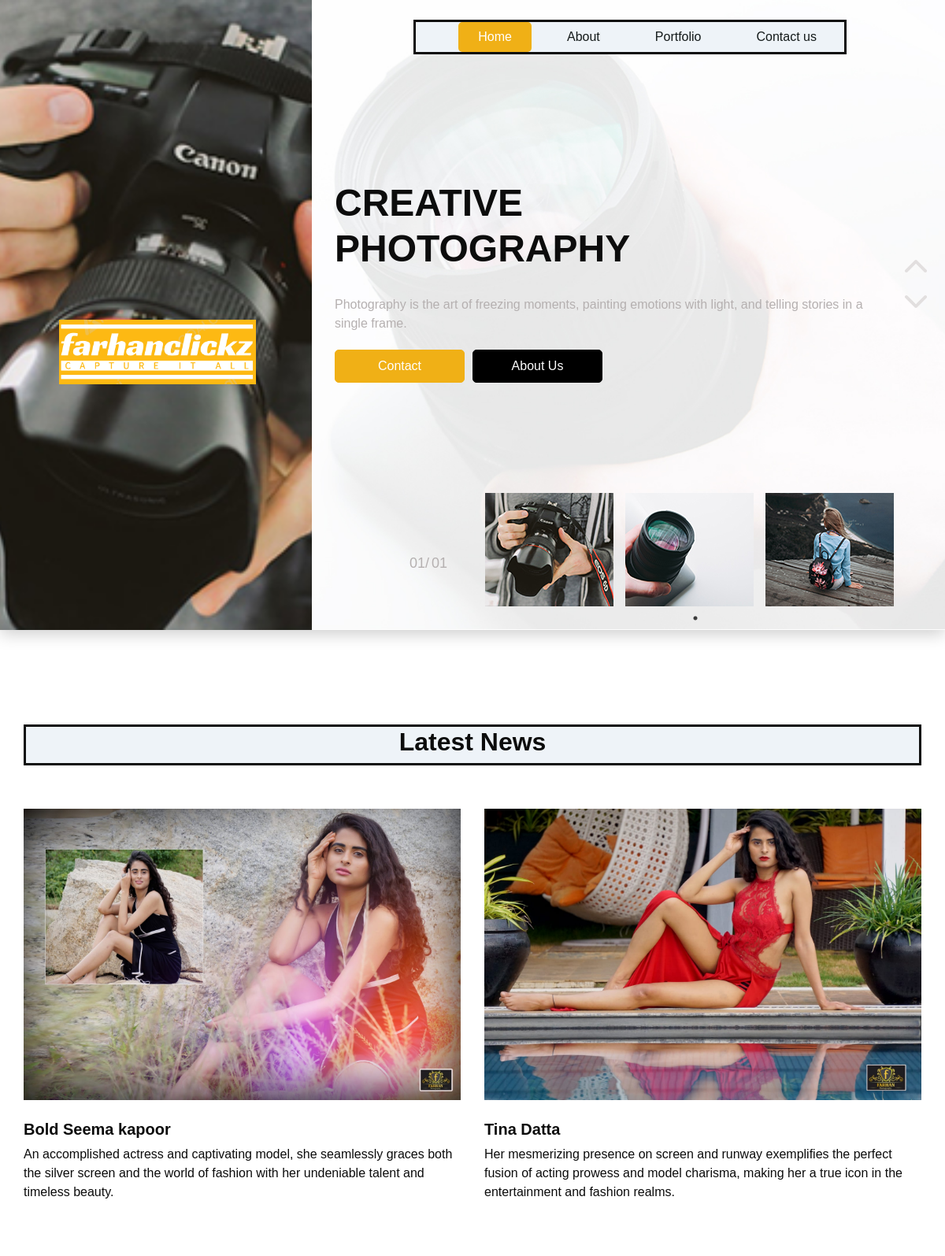
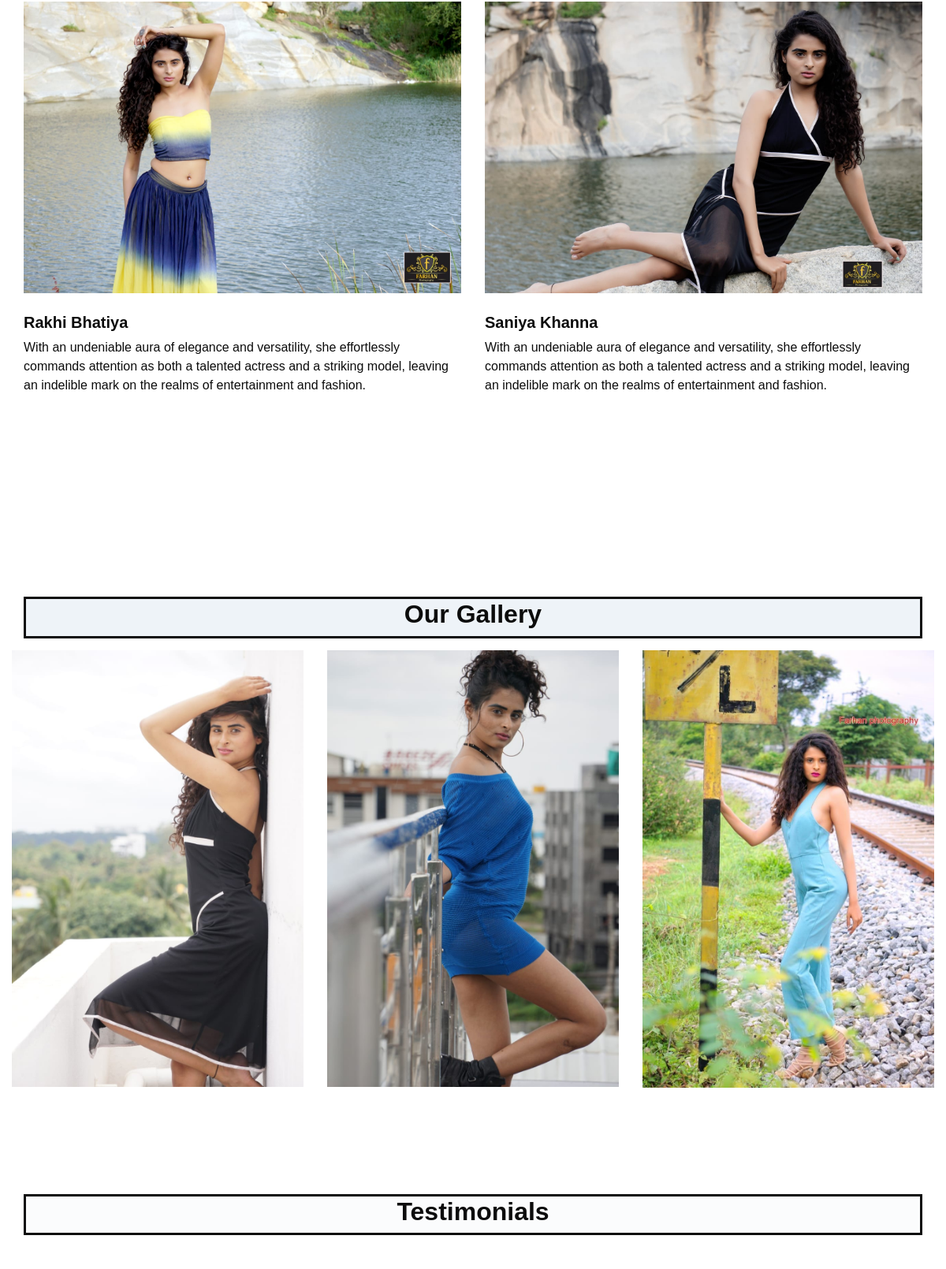
The page / (upper part) on the database its author committed (2 pictures, top to bottom).
### myapp/models.py (models this page shows, shortened)
class LatestNews(models.Model):
    news_image = models.ImageField(upload_to='news_images/')
    news_heading = models.TextField()
    news_description = models.TextField()
    class Meta:
        verbose_name_plural = "Latest News Table"

class OurGallery(models.Model):  # Changed the class name to follow the convention
    gallery_image = models.ImageField(upload_to='gallery_images/')  # Changed the upload_to path
    gallery_link = models.TextField()
    gallery_description = models.TextField()
    class Meta:
        verbose_name_plural = "Our Gallery"

### myapp/views.py (the view)
# urls.py: path('',views.index, name="index"),
def index(request):
    latest_news = LatestNews.objects.all()[:5]  # Adjust the number based on how many latest news you want to display
    gallery = OurGallery.objects.all()[:3]  # Adjust the number based on how many gallery images you want to display
    testimonials = Testimonial.objects.all()[:3]  # Adjust the number based on how many testimonials you want to display
    return render(request, 'index.html', {'latest_news': latest_news, 'gallery': gallery, 'testimonials': testimonials})

### templates/index.html (shortened to what this page needs)
{% extends "base.html" %}
{% load static %}
{% block content %}
<!DOCTYPE html>
<html>
    <section class=" slider_section position-relative">
      <div class="container-fluid">
        <div class="row">
          <div class="col-md-4">
            <div class="brand_box">
              <a href="">
                <img src="/static/images/1.png" alt="" />
              </a>
            </div>
          </div>
          <div class="col-md-8 px-0">
            <div class="slider_content ">
              <div id="carouselExampleIndicators" class="carousel slide" data-ride="carousel">
                <div class="carousel-indicators-box">
                  01/
                  <ol class="carousel-indicators">
                    <li data-target="#carouselExampleIndicators" data-slide-to="0" class="active">
                      01
                    </li>
                  </ol>
                </div>
                <div class="carousel-inner">
                  <div class="carousel-item active">
                    <div class="detail_box">
                      <h1>
                        CREATIVE <br />
                        PHOTOGRAPHY
                      </h1>
                      <p>
                        Photography is the art of freezing moments, painting emotions with light, and telling stories in a single frame.
                      </p>
                      <div class="btn-box">
                        <a href="{% url 'contact' %}" class="btn-1">Contact</a>
                        <a href="{% url 'about' %}" class="btn-2">About Us</a>
                      </div>
                    </div>
                  </div>
                </div>
                <div class="carousel-btn-box">
                  <a class="carousel-control-prev" href="#carouselExampleIndicators" role="button" data-slide="prev">
                  </a>
                  <a class="carousel-control-next" href="#carouselExampleIndicators" role="button" data-slide="next">
                  </a>
                </div>
              </div>
              <div class="img_container">
                <div class="slider slider-nav slick_slider-nav">
                  <div class="img-box">
                    <img src="/static/images/img-1.jpg" alt="">
                  </div>
                  <div class="img-box">
                    <img src="/static/images/img-2.jpg" alt="">
                  </div>
                  <div class="img-box">
                    <img src="/static/images/img-3.jpg" alt="">
                  </div>
                </div>
              </div>
            </div>
          </div>
        </div>
      </div>
    </section>
  </div>
  <section class="news_section layout_padding">
    <div class="container">
        <div class="heading_container" style="border-style: solid; background-color: rgb(238, 243, 248); width: 100%;">
            <h2>Latest News</h2>
        </div>
        <div class="row">
            {% for news in latest_news %}
            <div class="col-md-6">
                <div class="box">
                    <div class="img-box">
                        <img src="{{ news.news_image.url }}" alt="{{ news.news_heading }}">
                    </div>
                    <div class="detail-box">
                        <h5>{{ news.news_heading }}</h5>
                        <p>{{ news.news_description }}</p>
                    </div>
                </div>
            </div>
            {% endfor %}
        </div>
    </div>
</section>
  <section class="portfolio_section layout_padding-top">
    <div class="container">
        <div class="heading_container" style="border-style: solid;  background-color: rgb(238, 243, 248); width: 100%;">
        <h2>
          Our Gallery
        </h2>
      </div>
    </div>
    <head>
  </head>
    <div class="portfolio-grid">
      {% for gallery in gallery %}
          <div class="portfolio-item">
              <img src="{{ gallery.gallery_image.url }}" alt="{{ model.name }}">
          </div>
      {% endfor %}
  </div>
  </section>
  <section class="client_section layout_padding">
    <div class="container">
        <div class="heading_container" style="border-style: solid; background-color: rgb(251, 252, 253); width: 100%;">
            <h2>Testimonials</h2>
        </div>
        <div class="client_container">
            <div id="testimonialCarousel" class="carousel slide" data-ride="carousel">
                <div class="carousel-inner">
                    {% for testimonial in testimonials %}
                        <div class="carousel-item {% if forloop.first %}active{% endif %}">
                            <div class="box">
                            </div>
                        </div>
                    {% endfor %}
                </div>
            </div>
        </div>
    </div>
</section>
</body>
{% endblock %}

### templates/base.html (shortened to what this page needs)
    {% load static %}
    <!DOCTYPE html>
<head>
    <link rel="stylesheet" href="https://cdnjs.cloudflare.com/ajax/libs/slick-carousel/1.5.9/slick.min.css">
    <link rel="stylesheet" href="https://cdnjs.cloudflare.com/ajax/libs/slick-carousel/1.5.9/slick-theme.min.css">
    <link rel="stylesheet" type="text/css" href="{% static 'css/bootstrap.css' %}" />
    <link href="{% static 'css/style.css' %}" rel="stylesheet" />
    <link href="{% static 'css/responsive.css' %}" rel="stylesheet" />
  </head>
  <body>
    <div class="hero_area">
      <div class="main slick_main">
        <div class="slider slider-for main_img-container">
          <div class="main-img-box b1">
          </div>
        </div>
      </div>
      <header class="header_section">
        <div class="container-fluid">
          <nav class="navbar navbar-expand-lg custom_nav-container ">
            <div class="collapse navbar-collapse" id="navbarSupportedContent"style="border-style: solid ; background-color: rgb(238, 243, 248);width: 100%;
            margin-top: 10px;
            margin-bottom: 10px;
            margin-right: 100px;
            margin-left: 500px;
            ">
              <div class="d-flex ml-auto flex-column flex-lg-row align-items-center">
                <ul class="navbar-nav  ">
                  <li class="nav-item active">
                    <a class="nav-link" href="{% url 'index' %}">Home <span class="sr-only">(current)</span></a>
                  </li>
                  <li class="nav-item">
                    <a class="nav-link" href="{% url 'about' %}"> About</a>
                  </li>
                  <li class="nav-item">
                    <a class="nav-link" href="{% url 'portfolio' %}">Portfolio </a>
                  </li>
                  <li class="nav-item">
                    <a class="nav-link" href="{% url 'contact' %}">Contact us</a>
                  </li>
                </ul>
              </div>
            </div>
          </nav>
        </div>
      </header>
      {% block content %}
      {% endblock %}
</body>
</html>

### static/css/responsive.css (style rules this page uses)
@media (min-width: 1200px) { .container { max-width: 1170px; } }

### templates/index.html (style rules this page uses)
body { font-family: 'Arial', sans-serif; margin: 0; padding: 0; }
.portfolio-grid { display: flex; flex-wrap: wrap; justify-content: space-around; }
.portfolio-item { position: relative; margin: 15px; overflow: hidden; width: calc(33.33% - 30px); }
.portfolio-item img { width: 100%; height: auto; transition: transform 0.3s ease-in-out; }

### rows shown on the page
LatestNews: news_image (picture), news_heading "Bold Seema kapoor", news_description "An accomplished actress and captivating model, she seamlessly graces both the silver screen and the world of fashion with her undeniable talent and timeless beauty."
LatestNews: news_image (picture), news_heading "Tina Datta", news_description "Her mesmerizing presence on screen and runway exemplifies the perfect fusion of acting prowess and model charisma, making her a true icon in the entertainment and fashion realms."
LatestNews: news_image (picture), news_heading "Rakhi Bhatiya", news_description "With an undeniable aura of elegance and versatility, she effortlessly commands attention as both a talented actress and a striking model, leaving an indelible mark on the realms of entertainment and fashion."
LatestNews: news_image (picture), news_heading "Saniya Khanna", news_description "With an undeniable aura of elegance and versatility, she effortlessly commands attention as both a talented actress and a striking model, leaving an indelible mark on the realms of entertainment and fashion."
OurGallery: gallery_image (picture)
OurGallery: gallery_image (picture)
OurGallery: gallery_image (picture)
